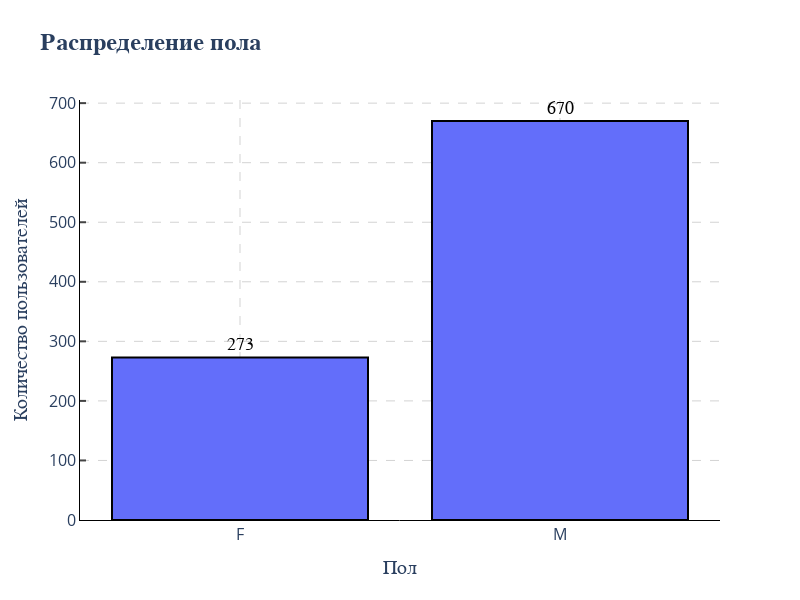

Write notebook code for a chart like this one.
### Markdown cell above
### Пользователь 👨

Визуализируй следующие распределения: 
- пола (`barplot`)

### Code cell
sex_distrib = users.groupby("sex").count()["user_id"]
fig_1 = px.bar(x=sex_distrib.index, y=sex_distrib, title="Распределение пола")
fig_1.update_layout(
    width=800,  # ширина в пикселях
    height=600,  # высота в пикселях
    # autosize=False,  # отключаем авторазмер
    xaxis_title="Пол",
    yaxis_title="Количество пользователей",
    # title_font=dict(size=24, family="Arial", weight="bold"),
)
fig_1 = configure_plotly_theme(fig_1)
fig_1.update_traces(marker=dict(line=dict(width=2, color="black")))
fig_1.update_traces(
    texttemplate="%{y}",  # Формат текста (значение y)
    textposition="outside",  # Положение: 'outside', 'inside', 'auto', 'none'
    textfont=dict(
        size=18, family="Arial", color="black"
    ),  # Размер шрифта  # Цвет текста
)
fig_1.update_layout(
    xaxis=dict(
        showticklabels=True,
        # tickmode="linear",
        # ticks="outside",  # Ticks снаружи: 'outside', 'inside', ''
        # ticklen=6,  # Длина ticks
        # tickwidth=2,  # Толщина ticks
        # tickcolor="black",  # Цвет ticks
        # dtick=100,
        # tickmode='array',  # Режим ручной установки
        # tickvals=[0, 1, 2, 3],  # Позиции ticks
        # ticktext=['Категория A', 'Категория B', 'Категория C', 'Категория D']  # Подписи
    ),
    yaxis=dict(
        showticklabels=True,
        tickmode="linear",
        dtick=100,
        ticks="inside",  # Ticks снаружи: 'outside', 'inside', ''
        ticklen=6,  # Длина ticks
        tickwidth=2,  # Толщина ticks
        # tickmode="linear",
        # dtick=5
    ),
)
fig_1.show()

### Figure 1 — Plotly figure (JSON) as saved in the notebook; plotly's stock layout.template omitted (floating-point values rounded to 4 significant figures)
{"data": [{"hovertemplate": "x=%{x}<br>y=%{y}<extra></extra>", "legendgroup": "", "marker": {"color": "#636efa", "line": {"color": "black", "width": 2}, "pattern": {"shape": ""}}, "name": "", "orientation": "v", "showlegend": false, "textfont": {"color": "black", "family": "Arial", "size": 18}, "textposition": "outside", "texttemplate": "%{y}", "type": "bar", "x": ["F", "M"], "xaxis": "x", "y": [273, 670], "yaxis": "y"}], "layout": {"barmode": "relative", "font": {"size": 14}, "height": 600, "legend": {"tracegroupgap": 0}, "paper_bgcolor": "white", "plot_bgcolor": "white", "title": {"font": {"family": "Arial", "size": 24, "weight": "bold"}, "text": "Распределение пола"}, "width": 800, "xaxis": {"anchor": "y", "domain": [0, 1], "gridcolor": "lightgray", "griddash": "dash", "gridwidth": 1, "linecolor": "black", "linewidth": 1, "showline": true, "showticklabels": true, "tickcolor": "black", "tickfont": {"size": 16}, "title": {"font": {"family": "Arial", "size": 20}, "text": "Пол"}}, "yaxis": {"anchor": "x", "domain": [0, 1], "dtick": 100, "gridcolor": "lightgray", "griddash": "dash", "gridwidth": 1, "linecolor": "black", "linewidth": 1, "showline": true, "showticklabels": true, "tickfont": {"size": 16}, "ticklen": 6, "tickmode": "linear", "ticks": "inside", "tickwidth": 2, "title": {"font": {"family": "Arial", "size": 20}, "text": "Количество пользователей"}}}}
